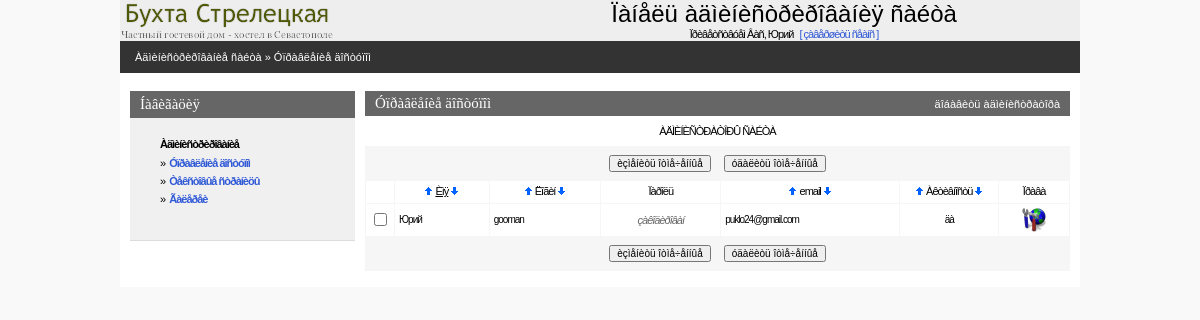
Page /admin/admin.php (signed in) on the earlier database version.
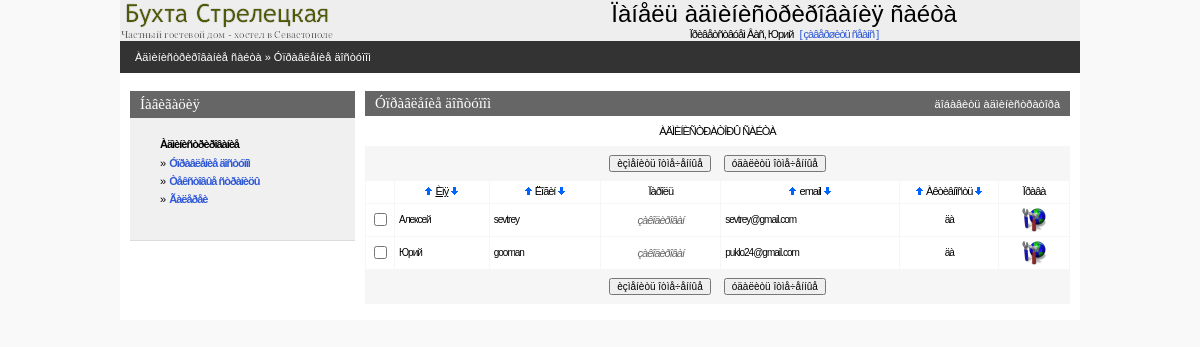
Same page on the later database version.
### tables this page shows
CREATE TABLE IF NOT EXISTS `hotel_admin` (
  `admin_code` int(11) unsigned NOT NULL AUTO_INCREMENT COMMENT 'Идентификатор',
  `admin_name` varchar(200) NOT NULL DEFAULT '',
  `admin_login` varchar(200) NOT NULL DEFAULT '',
  `admin_pass` varchar(200) NOT NULL DEFAULT '',
  `admin_email` varchar(200) NOT NULL DEFAULT '',
  `admin_active` tinyint(4) NOT NULL DEFAULT '1' COMMENT 'Админ активен?',
  `admin_rstatic` tinyint(4) DEFAULT '0' COMMENT 'Права админа на управление статическими страницами',
  `admin_ralbum` tinyint(4) DEFAULT '0' COMMENT 'Права админа на управление альбомом',
  `admin_radmin` tinyint(4) DEFAULT '0' COMMENT 'Права админа на редактирование списка админов',
  PRIMARY KEY (`admin_code`)
);

### admin/inc/session.php (called while the page is built, shortened)
<?php
   $REGUSER["code"]=$_SESSION["REGUSER"]["code"];
   $REGUSER["name"]=$_SESSION["REGUSER"]["name"];
   $REGUSER["login"]=$_SESSION["REGUSER"]["login"];
   $REGUSER["pass"]=$_SESSION["REGUSER"]["pass"];
   $REGUSER["email"]=$_SESSION["REGUSER"]["email"];
   $REGUSER["radmin"]=$_SESSION["REGUSER"]["radmin"];
   $REGUSER["rstatic"]=$_SESSION["REGUSER"]["rstatic"];
   $REGUSER["ralbum"]=$_SESSION["REGUSER"]["ralbum"];
?>

### admin/inc/connect.php (called while the page is built, shortened)
<?php
    $PHP_SELF=$_SERVER['PHP_SELF'];
?>

### admin/inc/const.php (called while the page is built, shortened)
<?php
    $PREFFIX="hotel";
?>

### admin/admin.php (the view, shortened to what this page needs)
<?php
include("inc/settings.php");
if(!($sortby)) $sortby='admin_name'; else {$sortby=explode(" ",$sortby);$sortby=$sortby[0];}
if(!intval($sortdir)) {$sortdir="";$realsortdir="ASC";} else {$sortdir="1";$realsortdir="DESC";}
?>
<? include ("inc/head.php"); ?>
<BODY>
<center>
<div class=mainbody>
<?
	include("inc/top.php");
	$mainquery="SELECT admin_code,admin_name,admin_login,admin_email,admin_active FROM {$PREFFIX}_admin order by $sortby $realsortdir";
?>
<table Border=0 CellSpacing=0 CellPadding=0 width=100%>
  <tr><td class=pageline>
     <div class=wmiddletext><a href="main.php">Àäìèíèñòðèðîâàíèå ñàéòà</a> &#187; Óïðàâëåíèå äîñòóïîì</div>
  </td></tr>
</table>
<table Border=0 CellSpacing=0 CellPadding=0 width=100%>
 <tr valign=top>
  <td width=10></td>
  <? include("inc/leftmenu.php"); ?>
  <td width=10></td>
  <td>
<?php
echo"<form name='data' action=$PHP_SELF method=POST>";
?>
<table class=grayhead Border=0 CellSpacing=0 CellPadding=0 >
 <tr class=normaltext>
  <td ><div><h4>Óïðàâëåíèå äîñòóïîì</h4></div></td>
  <td align=right class=wmiddletext><a class=submenu onclick="displayform(this,'äîáàâèòü àäìèíèñòðàòîðà')">äîáàâèòü àäìèíèñòðàòîðà</a></td>
 </tr>
</table>
<table Border=0 CellSpacing=0 class=pagebluetable CellPadding=0 >
 <tr><td class=lmenutext height=30 bgcolor=#ffffff align="center">ÀÄÌÈÍÈÑÒÐÀÒÎÐÛ ÑÀÉÒÀ</td></tr>
</table>
<table Border=0 CellSpacing=0 class=pagebluetable CellPadding=0>
 <tr><td>
 <center>
 <table>
 <tr height=30 >
    <td><input type=button onClick=Send('U') value='èçìåíèòü îòìå÷åííûå' class=smalltext></td>
    <td width=5></td>
    <td><input type=button onClick=ConfirmSend('D') value='óäàëèòü îòìå÷åííûå'  class=smalltext></td>
 </tr>
 </table>
 </td></tr>
</table>
<table Border=0 CellSpacing=1 class=bluetable CellPadding=4 width=100%>
  <tr class=lmenutext height=20 align=center bgcolor=#ffffff>
    <td width=20>&nbsp;</td>
    <td><?=SortTitle("Èìÿ","admin_name",$sortby,$sortdir);?></td>
    <td><?=SortTitle("Ëîãèí","admin_login",$sortby,$sortdir);?></td>
    <td>Ïàðîëü</td>
    <td><?=SortTitle("email","admin_email",$sortby,$sortdir);?></td>
    <td width="90"><?=SortTitle("Àêòèâíîñòü","admin_active",$sortby,$sortdir);?></td>
    <td>Ïðàâà</td>
<?php
$res=mysql_query ($mainquery) or die ("Íå ìîãó âûáðàòü àäìèíèñòðàòîðîâ. Îøèáêà â çàïðîñå.");
while(list($admin_code,$admin_name,$admin_login,$admin_email,$admin_active)=mysql_fetch_array($res))
           {
    if($admin_active) {$admin_active="äà";$bg="#FFFFFF";} else {$admin_active="íåò";$bg="#EEEEEE";}
    $checkname=$admin_code;
    echo"<tr class=edittabletext height=24 bgcolor=$bg>";
    echo"<TD width=20 align=center ><input type='checkbox' name=\"C#$checkname\" id=\"C#$checkname\"></TD>";
    echo"<TD class=smalltext ondblclick='change_line(\"$checkname\",\"F#$checkname#admin_name#string\");' id=\"F#$checkname#admin_name#string\">".Show($admin_name)."</TD>\n";
    echo"<TD class=smalltext ondblclick='change_line(\"$checkname\",\"F#$checkname#admin_login#string\");' id=\"F#$checkname#admin_login#string\">".Show($admin_login)."</TD>\n";
    echo"<TD class=gray class=smalltext align=center  ondblclick='change_pass(\"$checkname\",\"F#$checkname#admin_pass#string\");' id=\"F#$checkname#admin_pass#string\"><i>çàêîäèðîâàí</i></TD>\n";
    echo"<TD class=smalltext ondblclick='change_line(\"$checkname\",\"F#$checkname#admin_email#string\");' id=\"F#$checkname#admin_email#string\">".Show($admin_email)."</TD>\n";
    echo"<TD class=smalltext align=center ondblclick='change_yes_no(\"$checkname\",\"F#$checkname#admin_active#int\");' id=\"F#$checkname#admin_active#int\">".Show($admin_active)."</TD>\n";
    echo"<td align=center ><a onclick=\"editperm($admin_code)\" class=\"hand\"><img height='24' width='24' src='graph/rights.gif' border=0 alt='Óñòàíîâèòü ïðàâà äîñòóïà' title='Óñòàíîâèòü ïðàâà äîñòóïà'></a></td>";
    echo"</TR>\n";
           }
?>
<table Border=0 CellSpacing=0 class=pagebluetable CellPadding=0 width=95%>
 <tr><td>
 <center>
 <table>
 <tr height=30 >
    <td><input type=button onClick=Send('U') value='èçìåíèòü îòìå÷åííûå' class=smalltext></td>
    <td width=5></td>
    <td><input type=button onClick=ConfirmSend('D') value='óäàëèòü îòìå÷åííûå'  class=smalltext></td>
 </tr>
 </table>
 </td></tr>
</table>
  <td width=10></td>
</center>
</BODY>
</HTML>

### admin/inc/head.php (shortened to what this page needs)
<HTML>
<HEAD>
   <LINK REL=stylesheet HREF="css/styles.css" TYPE="text/css">
</HEAD>

### admin/inc/top.php (shortened to what this page needs)
<table Border=0 CellSpacing=0 CellPadding=0 width=100%>
 <tr  style="padding:10px;" bgcolor=#eeeeee>
    <td><a href="main.php"><img src="../img/logo.png" border=0 title="Íà ãëàâíóþ ñòðàíèöó àäìèí-ïàíåëè" alt="Íà ãëàâíóþ ñòðàíèöó àäìèí-ïàíåëè"></a></td>
    <td align=center>
       <h1>Ïàíåëü àäìèíèñòðèðîâàíèÿ ñàéòà</h1>
       <span class=lmenupart>Ïðèâåòñòâóåì Âàñ, <?=$REGUSER["name"]?> <a class=lmenupart href="index.php?op=out"> &nbsp;&nbsp;[&nbsp;çàâåðøèòü ñåàíñ&nbsp;]</a></span>
    </td>
 </tr>
</table>

### admin/inc/leftmenu.php (shortened to what this page needs)
<td class=leftpanel>
<table CellSpacing=0 CellPadding=0>
<tr><td class=bluehead><h4>Íàâèãàöèÿ</h4><td></tr>
<tr><td class=blueblock>
<div style="margin-left:20px">
<?php
if( (isAllowed("radmin")) || (isAllowed("rstatic")) || (isAllowed("ralbum")) )
{
echo"<p><div class=lmenupart><b>Àäìèíèñòðèðîâàíèå</b></div>";
    if (isAllowed("radmin")) echo"<div class=lmenupart>&#187;&nbsp; <b><a href=\"admin.php\">Óïðàâëåíèå äîñòóïîì</a></b></div>";
    if (isAllowed("rstatic")) echo"<div class=lmenupart>&#187;&nbsp; <b><a href=\"statlist.php\">Òåêñòîâûå ñòðàíèöû</a></b></div>";
	if (isAllowed("ralbum")) echo"<div class=lmenupart>&#187;&nbsp; <b><a href=\"albumlist.php\">Ãàëåðåè</a></b></div>";
}
?>
</div>
<br>
<td></tr>
</table>
  <td>

### admin/inc/functions.php (shortened to what this page needs)
<?php
function Show($val)
{    if (trim($val)=="") return "&nbsp"; else return $val; }
function SortTitle($title,$fieldname,$sortby,$sortdir)
{
  $baseurl=preg_replace("/&sortby=.*/i","",$_SERVER['REQUEST_URI']);
  $baseurl=preg_replace("/&sortdir=[0|1]/i","",$baseurl);
  if(!strpos($baseurl,"?")) $baseurl.="?a=1";
  if($fieldname==$sortby)
  {
       $t1="<u>";$t2="</u>";
       if($sortdir==1) $c1="border=1";else $c1="border=0";
       if($sortdir==0) $c0="border=1";else $c0="border=0";
  }
  else { $t1=$t2=""; $c1=$c0="border=0"; }
  return "<a href=\"$baseurl&sortby=$fieldname&sortdir=0\" ><img class=\"arr\" title=\"ñîðòèðîâàòü ïî âîçðàñòàíèþ\" alt=\"ñîðòèðîâàòü ïî âîçðàñòàíèþ\" src=\"graph/uarr.gif\" width=9 height=10 $c0></a>&nbsp;{$t1}$title{$t2}&nbsp;<a href=\"$baseurl&sortby=$fieldname&sortdir=1\"><img class=\"arr\" title=\"ñîðòèðîâàòü ïî óáûâàíèþ\" alt=\"ñîðòèðîâàòü ïî óáûâàíèþ\" src=\"graph/darr.gif\" width=9 height=10 $c1 ></a></div>";
}
function isAllowed($right)
{
    global $PREFFIX,$REGUSER;
    return ($REGUSER[$right]);
}
?>

### admin/css/styles.css (style rules this page uses)
body { padding:0px; margin:0px; background-color:#f9f9f9; }
a { text-decoration : none; color: #3059D6; }
img { border-color: #000000; }
.mainbody { width:960px; background-color:#ffffff; }
.pageline { height:32px; background-color:#333333; padding-left:15px; }
.grayhead { width:100%; height:25px; padding-left:10px; padding-right:10px; background-color:#666666; }
.pagebluetable { width:100%; background-color:#f6f6f6; }
.bluetable { background-color:#f6f6f6; }
.leftpanel { width:225px; font-size:8px; }
.lmenupart { text-decoration:none; letter-spacing: -1px; line-height:10pt; margin-bottom:5px; font-size:11px; font-family: Verdana,Arial,Helvetica,Sans-serif,Tahoma,Pragmatica; }
.lmenutext { text-decoration:none; letter-spacing: -1px; line-height:10pt; margin-left:10px; margin-right:10px; margin-top:3px; margin-bottom:3px; font-size:11px; font-family: Verdana,Arial,Helvetica,Sans-serif,Tahoma,Pragmatica; }
.edittabletext { color:#666666; text-decoration:none; letter-spacing: -1px; line-height:12pt; font-size:11px; font-family: Verdana,Arial,Helvetica,Sans-serif,Tahoma,Pragmatica; }
.bluehead { width:220px; height:27px; padding-left:10px; background-color:#666666; }
.blueblock { width:220px; padding:10px; background-color:#f0f0f0; border-bottom: 1px solid #DCDCDD; }
H1 { text-decoration:none; font-weight:normal; padding:0; margin:0; font-family: Arial, Verdana; font-size : 24px; }
H4 { text-decoration:none; font-weight:normal; color:#ffffff; padding:0; margin:0; font-family: Verdana; font-size : 15px; }
.submenu { cursor:hand;cursor:pointer; }
p { text-decoration:none; padding:0; margin-top:10px; margin-bottom:0px; }
.normaltext { text-decoration:none; color:#000066; font-family:Verdana, Tahoma, Arial, Helvetica, Sans-serif, Pragmatica; font-size:12px; }
.smalltext { text-decoration:none; color:#000000; font-family:Verdana, Tahoma, Arial, Helvetica, Sans-serif, Pragmatica; font-size:10px; }
.wmiddletext { text-decoration:none; color:#ffffff; font-family:Verdana, Tahoma, Arial, Helvetica, Sans-serif, Pragmatica; font-size:11px; }
.wmiddletext a { text-decoration:none; color:#ffffff; }
.hand { cursor:hand;cursor:pointer; }
.arr { position:relative;top:1px; }

Differences in the rows shown:
added hotel_admin: admin_name "Алексей", admin_login "sevtrey", admin_email "sevtrey@gmail.com", admin_active "äà"
